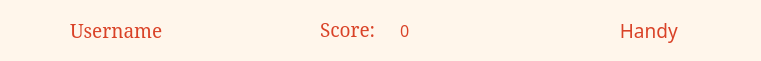
  <widget class="QFrame" name="frame_3">
   <property name="geometry">
    <rect>
     <x>20</x>
     <y>20</y>
     <width>761</width>
     <height>61</height>
    </rect>
   </property>
   <property name="styleSheet">
    <string notr="true">background-color: rgb(255, 246, 235);
border-radius: 10px;</string>
   </property>
   <property name="frameShape">
    <enum>QFrame::StyledPanel</enum>
   </property>
   <property name="frameShadow">
    <enum>QFrame::Raised</enum>
   </property>
   <widget class="QLabel" name="Username_label">
    <property name="geometry">
     <rect>
      <x>70</x>
      <y>20</y>
      <width>191</width>
      <height>21</height>
     </rect>
    </property>
    <property name="font">
     <font>
      <family>Elephant</family>
      <pointsize>14</pointsize>
     </font>
    </property>
    <property name="styleSheet">
     <string notr="true">color: rgb(217, 66, 39);</string>
    </property>
    <property name="text">
     <string>Username</string>
    </property>
   </widget>
   <widget class="QLabel" name="label_5">
    <property name="geometry">
     <rect>
      <x>20</x>
      <y>10</y>
      <width>41</width>
      <height>41</height>
     </rect>
    </property>
    <property name="minimumSize">
     <size>
      <width>1</width>
      <height>1</height>
     </size>
    </property>
    <property name="maximumSize">
     <size>
      <width>50</width>
      <height>50</height>
     </size>
    </property>
    <property name="autoFillBackground">
     <bool>false</bool>
    </property>
    <property name="styleSheet">
     <string notr="true">color: rgb(217, 66, 39);</string>
    </property>
    <property name="text">
     <string/>
    </property>
    <property name="pixmap">
     <pixmap resource="ResourceFiles.qrc">:/Icons/user-circle-svgrepo-com.svg</pixmap>
    </property>
    <property name="scaledContents">
     <bool>true</bool>
    </property>
    <property name="openExternalLinks">
     <bool>true</bool>
    </property>
   </widget>
   <widget class="QLabel" name="score_label">
    <property name="geometry">
     <rect>
      <x>320</x>
      <y>14</y>
      <width>71</width>
      <height>31</height>
     </rect>
    </property>
    <property name="palette">
     <palette>
      <active>
       <colorrole role="WindowText">
        <brush brushstyle="SolidPattern">
         <color alpha="255">
          <red>217</red>
          <green>66</green>
          <blue>39</blue>
         </color>
        </brush>
       </colorrole>
       <colorrole role="Button">
        <brush brushstyle="SolidPattern">
         <color alpha="255">
          <red>255</red>
          <green>246</green>
          <blue>235</blue>
         </color>
        </brush>
       </colorrole>
       <colorrole role="Light">
        <brush brushstyle="SolidPattern">
         <color alpha="255">
          <red>0</red>
          <green>134</green>
          <blue>0</blue>
         </color>
        </brush>
       </colorrole>
       <colorrole role="Midlight">
        <brush brushstyle="SolidPattern">
         <color alpha="255">
          <red>99</red>
          <green>173</green>
          <blue>105</blue>
         </color>
        </brush>
       </colorrole>
       <colorrole role="Dark">
        <brush brushstyle="SolidPattern">
         <color alpha="255">
          <red>0</red>
          <green>46</green>
          <blue>0</blue>
         </color>
        </brush>
       </colorrole>
       <colorrole role="Mid">
        <brush brushstyle="SolidPattern">
         <color alpha="255">
          <red>0</red>
          <green>62</green>
          <blue>0</blue>
         </color>
        </brush>
       </colorrole>
       <colorrole role="Text">
        <brush brushstyle="SolidPattern">
         <color alpha="255">
          <red>217</red>
          <green>66</green>
          <blue>39</blue>
         </color>
        </brush>
       </colorrole>
       <colorrole role="BrightText">
        <brush brushstyle="SolidPattern">
         <color alpha="255">
          <red>255</red>
          <green>255</green>
          <blue>255</blue>
         </color>
        </brush>
       </colorrole>
       <colorrole role="ButtonText">
        <brush brushstyle="SolidPattern">
         <color alpha="255">
          <red>217</red>
          <green>66</green>
          <blue>39</blue>
         </color>
        </brush>
       </colorrole>
       <colorrole role="Base">
        <brush brushstyle="SolidPattern">
         <color alpha="255">
          <red>255</red>
          <green>246</green>
          <blue>235</blue>
         </color>
        </brush>
       </colorrole>
       <colorrole role="Window">
        <brush brushstyle="SolidPattern">
         <color alpha="255">
          <red>255</red>
          <green>246</green>
          <blue>235</blue>
         </color>
        </brush>
       </colorrole>
       <colorrole role="Shadow">
        <brush brushstyle="SolidPattern">
         <color alpha="255">
          <red>0</red>
          <green>0</green>
          <blue>0</blue>
         </color>
        </brush>
       </colorrole>
       <colorrole role="AlternateBase">
        <brush brushstyle="SolidPattern">
         <color alpha="255">
          <red>0</red>
          <green>46</green>
          <blue>0</blue>
         </color>
        </brush>
       </colorrole>
       <colorrole role="ToolTipBase">
        <brush brushstyle="SolidPattern">
         <color alpha="255">
          <red>255</red>
          <green>255</green>
          <blue>220</blue>
         </color>
        </brush>
       </colorrole>
       <colorrole role="ToolTipText">
        <brush brushstyle="SolidPattern">
         <color alpha="255">
          <red>0</red>
          <green>0</green>
          <blue>0</blue>
         </color>
        </brush>
       </colorrole>
       <colorrole role="PlaceholderText">
        <brush brushstyle="SolidPattern">
         <color alpha="128">
          <red>255</red>
          <green>255</green>
          <blue>255</blue>
         </color>
        </brush>
       </colorrole>
      </active>
      <inactive>
       <colorrole role="WindowText">
        <brush brushstyle="SolidPattern">
         <color alpha="255">
          <red>217</red>
          <green>66</green>
          <blue>39</blue>
         </color>
        </brush>
       </colorrole>
       <colorrole role="Button">
        <brush brushstyle="SolidPattern">
         <color alpha="255">
          <red>255</red>
          <green>246</green>
          <blue>235</blue>
         </color>
        </brush>
       </colorrole>
       <colorrole role="Light">
        <brush brushstyle="SolidPattern">
         <color alpha="255">
          <red>0</red>
          <green>134</green>
          <blue>0</blue>
         </color>
        </brush>
       </colorrole>
       <colorrole role="Midlight">
        <brush brushstyle="SolidPattern">
         <color alpha="255">
          <red>99</red>
          <green>173</green>
          <blue>105</blue>
         </color>
        </brush>
       </colorrole>
       <colorrole role="Dark">
        <brush brushstyle="SolidPattern">
         <color alpha="255">
          <red>0</red>
          <green>46</green>
          <blue>0</blue>
         </color>
        </brush>
       </colorrole>
       <colorrole role="Mid">
        <brush brushstyle="SolidPattern">
         <color alpha="255">
          <red>0</red>
          <green>62</green>
          <blue>0</blue>
         </color>
        </brush>
       </colorrole>
       <colorrole role="Text">
        <brush brushstyle="SolidPattern">
         <color alpha="255">
          <red>217</red>
          <green>66</green>
          <blue>39</blue>
         </color>
        </brush>
       </colorrole>
       <colorrole role="BrightText">
        <brush brushstyle="SolidPattern">
         <color alpha="255">
          <red>255</red>
          <green>255</green>
          <blue>255</blue>
         </color>
        </brush>
       </colorrole>
       <colorrole role="ButtonText">
        <brush brushstyle="SolidPattern">
         <color alpha="255">
          <red>217</red>
          <green>66</green>
          <blue>39</blue>
         </color>
        </brush>
       </colorrole>
       <colorrole role="Base">
        <brush brushstyle="SolidPattern">
         <color alpha="255">
          <red>255</red>
          <green>246</green>
          <blue>235</blue>
         </color>
        </brush>
       </colorrole>
       <colorrole role="Window">
        <brush brushstyle="SolidPattern">
         <color alpha="255">
          <red>255</red>
          <green>246</green>
          <blue>235</blue>
         </color>
        </brush>
       </colorrole>
       <colorrole role="Shadow">
        <brush brushstyle="SolidPattern">
         <color alpha="255">
          <red>0</red>
          <green>0</green>
          <blue>0</blue>
         </color>
        </brush>
       </colorrole>
       <colorrole role="AlternateBase">
        <brush brushstyle="SolidPattern">
         <color alpha="255">
          <red>0</red>
          <green>46</green>
          <blue>0</blue>
         </color>
        </brush>
       </colorrole>
       <colorrole role="ToolTipBase">
        <brush brushstyle="SolidPattern">
         <color alpha="255">
          <red>255</red>
          <green>255</green>
          <blue>220</blue>
         </color>
        </brush>
       </colorrole>
       <colorrole role="ToolTipText">
        <brush brushstyle="SolidPattern">
         <color alpha="255">
          <red>0</red>
          <green>0</green>
          <blue>0</blue>
         </color>
        </brush>
       </colorrole>
       <colorrole role="PlaceholderText">
        <brush brushstyle="SolidPattern">
         <color alpha="128">
          <red>255</red>
          <green>255</green>
          <blue>255</blue>
         </color>
        </brush>
       </colorrole>
      </inactive>
      <disabled>
       <colorrole role="WindowText">
        <brush brushstyle="SolidPattern">
         <color alpha="255">
          <red>217</red>
          <green>66</green>
          <blue>39</blue>
         </color>
        </brush>
       </colorrole>
       <colorrole role="Button">
        <brush brushstyle="SolidPattern">
         <color alpha="255">
          <red>255</red>
          <green>246</green>
          <blue>235</blue>
         </color>
        </brush>
       </colorrole>
       <colorrole role="Light">
        <brush brushstyle="SolidPattern">
         <color alpha="255">
          <red>0</red>
          <green>134</green>
          <blue>0</blue>
         </color>
        </brush>
       </colorrole>
       <colorrole role="Midlight">
        <brush brushstyle="SolidPattern">
         <color alpha="255">
          <red>99</red>
          <green>173</green>
          <blue>105</blue>
         </color>
        </brush>
       </colorrole>
       <colorrole role="Dark">
        <brush brushstyle="SolidPattern">
         <color alpha="255">
          <red>0</red>
          <green>46</green>
          <blue>0</blue>
         </color>
        </brush>
       </colorrole>
       <colorrole role="Mid">
        <brush brushstyle="SolidPattern">
         <color alpha="255">
          <red>0</red>
          <green>62</green>
          <blue>0</blue>
         </color>
        </brush>
       </colorrole>
       <colorrole role="Text">
        <brush brushstyle="SolidPattern">
         <color alpha="255">
          <red>217</red>
          <green>66</green>
          <blue>39</blue>
         </color>
        </brush>
       </colorrole>
       <colorrole role="BrightText">
        <brush brushstyle="SolidPattern">
         <color alpha="255">
          <red>255</red>
          <green>255</green>
          <blue>255</blue>
         </color>
        </brush>
       </colorrole>
       <colorrole role="ButtonText">
        <brush brushstyle="SolidPattern">
         <color alpha="255">
          <red>217</red>
          <green>66</green>
          <blue>39</blue>
         </color>
        </brush>
       </colorrole>
       <colorrole role="Base">
        <brush brushstyle="SolidPattern">
         <color alpha="255">
          <red>255</red>
          <green>246</green>
          <blue>235</blue>
         </color>
        </brush>
       </colorrole>
       <colorrole role="Window">
        <brush brushstyle="SolidPattern">
         <color alpha="255">
          <red>255</red>
          <green>246</green>
          <blue>235</blue>
         </color>
        </brush>
       </colorrole>
       <colorrole role="Shadow">
        <brush brushstyle="SolidPattern">
         <color alpha="255">
          <red>0</red>
          <green>0</green>
          <blue>0</blue>
         </color>
        </brush>
       </colorrole>
       <colorrole role="AlternateBase">
        <brush brushstyle="SolidPattern">
         <color alpha="255">
          <red>0</red>
          <green>93</green>
          <blue>0</blue>
         </color>
        </brush>
       </colorrole>
       <colorrole role="ToolTipBase">
        <brush brushstyle="SolidPattern">
         <color alpha="255">
          <red>255</red>
          <green>255</green>
          <blue>220</blue>
         </color>
        </brush>
       </colorrole>
       <colorrole role="ToolTipText">
        <brush brushstyle="SolidPattern">
         <color alpha="255">
          <red>0</red>
          <green>0</green>
          <blue>0</blue>
         </color>
        </brush>
       </colorrole>
       <colorrole role="PlaceholderText">
        <brush brushstyle="SolidPattern">
         <color alpha="128">
          <red>255</red>
          <green>255</green>
          <blue>255</blue>
         </color>
        </brush>
       </colorrole>
      </disabled>
     </palette>
    </property>
    <property name="font">
     <font>
      <family>Elephant</family>
      <pointsize>14</pointsize>
      <weight>50</weight>
      <bold>false</bold>
     </font>
    </property>
    <property name="styleSheet">
     <string notr="true">color: rgb(217, 66, 39);</string>
    </property>
    <property name="text">
     <string>Score:</string>
    </property>
   </widget>
   <widget class="QLabel" name="score_value">
    <property name="geometry">
     <rect>
      <x>400</x>
      <y>20</y>
      <width>41</width>
      <height>21</height>
     </rect>
    </property>
    <property name="palette">
     <palette>
      <active>
       <colorrole role="WindowText">
        <brush brushstyle="SolidPattern">
         <color alpha="255">
          <red>217</red>
          <green>66</green>
          <blue>39</blue>
         </color>
        </brush>
       </colorrole>
       <colorrole role="Button">
        <brush brushstyle="SolidPattern">
         <color alpha="255">
          <red>255</red>
          <green>246</green>
          <blue>235</blue>
         </color>
        </brush>
       </colorrole>
       <colorrole role="Light">
        <brush brushstyle="SolidPattern">
         <color alpha="255">
          <red>0</red>
          <green>134</green>
          <blue>0</blue>
         </color>
        </brush>
       </colorrole>
       <colorrole role="Midlight">
        <brush brushstyle="SolidPattern">
         <color alpha="255">
          <red>99</red>
          <green>173</green>
          <blue>105</blue>
         </color>
        </brush>
       </colorrole>
       <colorrole role="Dark">
        <brush brushstyle="SolidPattern">
         <color alpha="255">
          <red>0</red>
          <green>46</green>
          <blue>0</blue>
         </color>
        </brush>
       </colorrole>
       <colorrole role="Mid">
        <brush brushstyle="SolidPattern">
         <color alpha="255">
          <red>0</red>
          <green>62</green>
          <blue>0</blue>
         </color>
        </brush>
       </colorrole>
       <colorrole role="Text">
        <brush brushstyle="SolidPattern">
         <color alpha="255">
          <red>217</red>
          <green>66</green>
          <blue>39</blue>
         </color>
        </brush>
       </colorrole>
       <colorrole role="BrightText">
        <brush brushstyle="SolidPattern">
         <color alpha="255">
          <red>255</red>
          <green>255</green>
          <blue>255</blue>
         </color>
        </brush>
       </colorrole>
       <colorrole role="ButtonText">
        <brush brushstyle="SolidPattern">
         <color alpha="255">
          <red>217</red>
          <green>66</green>
          <blue>39</blue>
         </color>
        </brush>
       </colorrole>
       <colorrole role="Base">
        <brush brushstyle="SolidPattern">
         <color alpha="255">
          <red>255</red>
          <green>246</green>
          <blue>235</blue>
         </color>
        </brush>
       </colorrole>
       <colorrole role="Window">
        <brush brushstyle="SolidPattern">
         <color alpha="255">
          <red>255</red>
          <green>246</green>
          <blue>235</blue>
         </color>
        </brush>
       </colorrole>
       <colorrole role="Shadow">
        <brush brushstyle="SolidPattern">
         <color alpha="255">
          <red>0</red>
          <green>0</green>
          <blue>0</blue>
         </color>
        </brush>
       </colorrole>
       <colorrole role="AlternateBase">
        <brush brushstyle="SolidPattern">
         <color alpha="255">
          <red>0</red>
          <green>46</green>
          <blue>0</blue>
         </color>
        </brush>
       </colorrole>
       <colorrole role="ToolTipBase">
        <brush brushstyle="SolidPattern">
         <color alpha="255">
          <red>255</red>
          <green>255</green>
          <blue>220</blue>
         </color>
        </brush>
       </colorrole>
       <colorrole role="ToolTipText">
        <brush brushstyle="SolidPattern">
         <color alpha="255">
          <red>0</red>
          <green>0</green>
          <blue>0</blue>
         </color>
        </brush>
       </colorrole>
       <colorrole role="PlaceholderText">
        <brush brushstyle="SolidPattern">
         <color alpha="128">
          <red>255</red>
          <green>255</green>
          <blue>255</blue>
         </color>
        </brush>
       </colorrole>
      </active>
      <inactive>
       <colorrole role="WindowText">
        <brush brushstyle="SolidPattern">
         <color alpha="255">
          <red>217</red>
          <green>66</green>
          <blue>39</blue>
         </color>
        </brush>
       </colorrole>
       <colorrole role="Button">
        <brush brushstyle="SolidPattern">
         <color alpha="255">
          <red>255</red>
          <green>246</green>
          <blue>235</blue>
         </color>
        </brush>
       </colorrole>
       <colorrole role="Light">
        <brush brushstyle="SolidPattern">
         <color alpha="255">
          <red>0</red>
          <green>134</green>
          <blue>0</blue>
         </color>
        </brush>
       </colorrole>
       <colorrole role="Midlight">
        <brush brushstyle="SolidPattern">
         <color alpha="255">
          <red>99</red>
          <green>173</green>
          <blue>105</blue>
         </color>
        </brush>
       </colorrole>
       <colorrole role="Dark">
        <brush brushstyle="SolidPattern">
         <color alpha="255">
          <red>0</red>
          <green>46</green>
          <blue>0</blue>
         </color>
        </brush>
       </colorrole>
       <colorrole role="Mid">
        <brush brushstyle="SolidPattern">
         <color alpha="255">
          <red>0</red>
          <green>62</green>
          <blue>0</blue>
         </color>
        </brush>
       </colorrole>
       <colorrole role="Text">
        <brush brushstyle="SolidPattern">
         <color alpha="255">
          <red>217</red>
          <green>66</green>
          <blue>39</blue>
         </color>
        </brush>
       </colorrole>
       <colorrole role="BrightText">
        <brush brushstyle="SolidPattern">
         <color alpha="255">
          <red>255</red>
          <green>255</green>
          <blue>255</blue>
         </color>
        </brush>
       </colorrole>
       <colorrole role="ButtonText">
        <brush brushstyle="SolidPattern">
         <color alpha="255">
          <red>217</red>
          <green>66</green>
          <blue>39</blue>
         </color>
        </brush>
       </colorrole>
       <colorrole role="Base">
        <brush brushstyle="SolidPattern">
         <color alpha="255">
          <red>255</red>
          <green>246</green>
          <blue>235</blue>
         </color>
        </brush>
       </colorrole>
       <colorrole role="Window">
        <brush brushstyle="SolidPattern">
         <color alpha="255">
          <red>255</red>
          <green>246</green>
          <blue>235</blue>
         </color>
        </brush>
       </colorrole>
       <colorrole role="Shadow">
        <brush brushstyle="SolidPattern">
         <color alpha="255">
          <red>0</red>
          <green>0</green>
          <blue>0</blue>
         </color>
        </brush>
       </colorrole>
       <colorrole role="AlternateBase">
        <brush brushstyle="SolidPattern">
         <color alpha="255">
          <red>0</red>
          <green>46</green>
          <blue>0</blue>
         </color>
        </brush>
       </colorrole>
       <colorrole role="ToolTipBase">
        <brush brushstyle="SolidPattern">
         <color alpha="255">
          <red>255</red>
          <green>255</green>
          <blue>220</blue>
         </color>
        </brush>
       </colorrole>
       <colorrole role="ToolTipText">
        <brush brushstyle="SolidPattern">
         <color alpha="255">
          <red>0</red>
          <green>0</green>
          <blue>0</blue>
         </color>
        </brush>
       </colorrole>
       <colorrole role="PlaceholderText">
        <brush brushstyle="SolidPattern">
         <color alpha="128">
          <red>255</red>
          <green>255</green>
          <blue>255</blue>
         </color>
        </brush>
       </colorrole>
      </inactive>
      <disabled>
       <colorrole role="WindowText">
        <brush brushstyle="SolidPattern">
         <color alpha="255">
          <red>217</red>
          <green>66</green>
          <blue>39</blue>
         </color>
        </brush>
       </colorrole>
       <colorrole role="Button">
        <brush brushstyle="SolidPattern">
         <color alpha="255">
          <red>255</red>
          <green>246</green>
          <blue>235</blue>
         </color>
        </brush>
       </colorrole>
       <colorrole role="Light">
        <brush brushstyle="SolidPattern">
         <color alpha="255">
          <red>0</red>
          <green>134</green>
          <blue>0</blue>
         </color>
        </brush>
       </colorrole>
       <colorrole role="Midlight">
        <brush brushstyle="SolidPattern">
         <color alpha="255">
          <red>99</red>
          <green>173</green>
          <blue>105</blue>
         </color>
        </brush>
       </colorrole>
       <colorrole role="Dark">
        <brush brushstyle="SolidPattern">
         <color alpha="255">
          <red>0</red>
          <green>46</green>
          <blue>0</blue>
         </color>
        </brush>
       </colorrole>
       <colorrole role="Mid">
        <brush brushstyle="SolidPattern">
         <color alpha="255">
          <red>0</red>
          <green>62</green>
          <blue>0</blue>
         </color>
        </brush>
       </colorrole>
       <colorrole role="Text">
        <brush brushstyle="SolidPattern">
         <color alpha="255">
          <red>217</red>
          <green>66</green>
          <blue>39</blue>
         </color>
        </brush>
       </colorrole>
       <colorrole role="BrightText">
        <brush brushstyle="SolidPattern">
         <color alpha="255">
          <red>255</red>
          <green>255</green>
          <blue>255</blue>
         </color>
        </brush>
       </colorrole>
       <colorrole role="ButtonText">
        <brush brushstyle="SolidPattern">
         <color alpha="255">
          <red>217</red>
          <green>66</green>
          <blue>39</blue>
         </color>
        </brush>
       </colorrole>
       <colorrole role="Base">
        <brush brushstyle="SolidPattern">
         <color alpha="255">
          <red>255</red>
          <green>246</green>
          <blue>235</blue>
         </color>
        </brush>
       </colorrole>
       <colorrole role="Window">
        <brush brushstyle="SolidPattern">
         <color alpha="255">
          <red>255</red>
          <green>246</green>
          <blue>235</blue>
         </color>
        </brush>
       </colorrole>
       <colorrole role="Shadow">
        <brush brushstyle="SolidPattern">
         <color alpha="255">
          <red>0</red>
          <green>0</green>
          <blue>0</blue>
         </color>
        </brush>
       </colorrole>
       <colorrole role="AlternateBase">
        <brush brushstyle="SolidPattern">
         <color alpha="255">
          <red>0</red>
          <green>93</green>
          <blue>0</blue>
         </color>
        </brush>
       </colorrole>
       <colorrole role="ToolTipBase">
        <brush brushstyle="SolidPattern">
         <color alpha="255">
          <red>255</red>
          <green>255</green>
          <blue>220</blue>
         </color>
        </brush>
       </colorrole>
       <colorrole role="ToolTipText">
        <brush brushstyle="SolidPattern">
         <color alpha="255">
          <red>0</red>
          <green>0</green>
          <blue>0</blue>
         </color>
        </brush>
       </colorrole>
       <colorrole role="PlaceholderText">
        <brush brushstyle="SolidPattern">
         <color alpha="128">
          <red>255</red>
          <green>255</green>
          <blue>255</blue>
         </color>
        </brush>
       </colorrole>
      </disabled>
     </palette>
    </property>
    <property name="font">
     <font>
      <family>Montserrat Medium</family>
      <pointsize>12</pointsize>
      <weight>50</weight>
      <bold>false</bold>
     </font>
    </property>
    <property name="styleSheet">
     <string notr="true">color: rgb(217, 66, 39);</string>
    </property>
    <property name="text">
     <string>0</string>
    </property>
   </widget>
   <widget class="QLabel" name="label_4">
    <property name="geometry">
     <rect>
      <x>610</x>
      <y>10</y>
      <width>91</width>
      <height>41</height>
     </rect>
    </property>
    <property name="font">
     <font>
      <family>Forte</family>
      <pointsize>14</pointsize>
     </font>
    </property>
    <property name="styleSheet">
     <string notr="true">color: rgb(217, 66, 39);
</string>
    </property>
    <property name="text">
     <string>  Handy</string>
    </property>
   </widget>
   <widget class="QLabel" name="label_3">
    <property name="geometry">
     <rect>
      <x>700</x>
      <y>10</y>
      <width>41</width>
      <height>41</height>
     </rect>
    </property>
    <property name="text">
     <string/>
    </property>
    <property name="pixmap">
     <pixmap resource="ResourceFiles.qrc">:/Images/hearthands2round.png</pixmap>
    </property>
    <property name="scaledContents">
     <bool>true</bool>
    </property>
   </widget>
  </widget>
